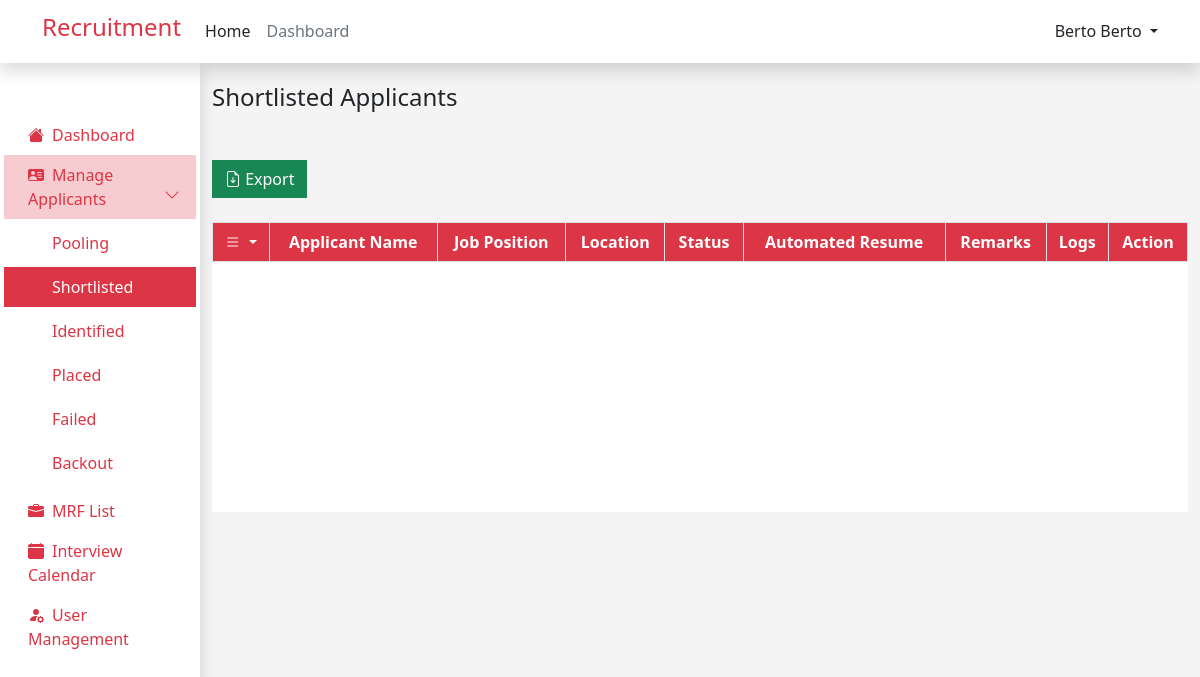
Page /admin/shortlisted_applicant.php (signed in) on the earlier database version.
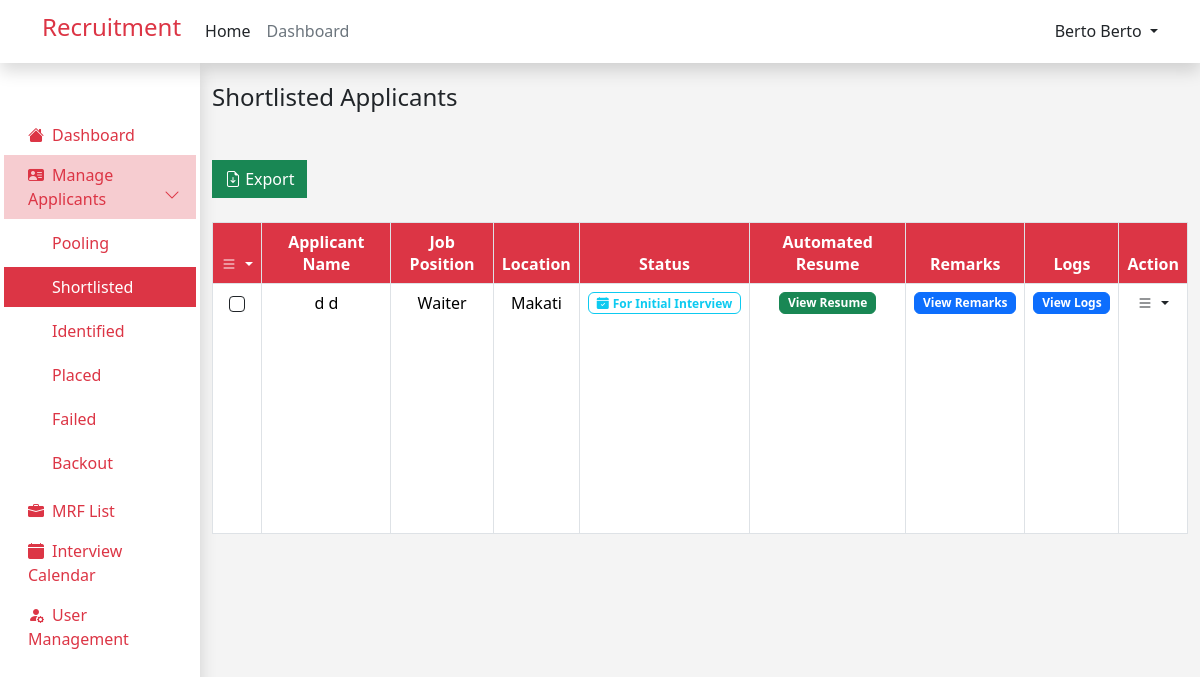
Same page on the later database version.
### tables this page shows
CREATE TABLE `job_applicants` (
  `id` int(12) NOT NULL,
  `user_id` int(12) NOT NULL,
  `job_id` int(12) NOT NULL,
  `application_status` varchar(255) NOT NULL,
  `interview_date` datetime DEFAULT NULL,
  `remark` text NOT NULL,
  `employee_id` int(11) NOT NULL
);

CREATE TABLE `user` (
  `id` int(11) NOT NULL,
  `first_name` varchar(255) NOT NULL,
  `last_name` varchar(255) NOT NULL,
  `email` varchar(255) NOT NULL,
  `password` varchar(255) NOT NULL,
  `role` varchar(255) NOT NULL,
  `resume` varchar(255) NOT NULL,
  `branch` varchar(255) NOT NULL,
  `industry_access` varchar(255) NOT NULL,
  `verify_token` varchar(255) NOT NULL,
  `verify_status` tinyint(2) NOT NULL DEFAULT 0 COMMENT '0=not verified, 1=verified'
);

CREATE TABLE `mrfs` (
  `id` int(11) NOT NULL,
  `industry` varchar(255) NOT NULL,
  `mrf_status` varchar(255) NOT NULL,
  `closed_date` date NOT NULL,
  `request_date` date NOT NULL DEFAULT current_timestamp(),
  `client` varchar(255) NOT NULL,
  `location` varchar(255) NOT NULL,
  `aging_days` varchar(255) NOT NULL,
  `mrf_number` varchar(255) NOT NULL,
  `new_request` varchar(255) NOT NULL,
  `head_count` int(11) NOT NULL,
  `job_position` varchar(255) NOT NULL,
  `contract_type` varchar(255) NOT NULL,
  `classification` varchar(255) NOT NULL,
  `placed` int(11) NOT NULL,
  `variance` int(11) NOT NULL,
  `cancel` int(11) NOT NULL,
  `job_description` text NOT NULL,
  `qualification` text NOT NULL,
  `remarks` text NOT NULL
);

### components/applicants_table.php (the view, shortened to what this page needs)
<link rel="stylesheet" href="https://cdn.datatables.net/2.0.3/css/dataTables.dataTables.min.css">
<tbody style="height: 250px;">
    <?php
    while ($row = mysqli_fetch_assoc($result)) {
        ?>
        <tr>
            <td class="text-center">
                <div class="form-check d-flex justify-content-center ">
                    <input class="form-check-input  border border-1 border-dark" type="checkbox" name="checkbox_value[]"
                        value="<?php echo $row['id']; ?>">
                </div>
            </td>
            <td>
                <?php echo $row['first_name'] . ' ' . $row['last_name']; ?>
            </td>
            <td>
                <?php
                if ($row['application_status'] == 'Pooling') {
                    ?>
                    <button type="button" class="btn btn-primary badge" data-bs-toggle="modal" data-bs-target="#viewMRFModal"
                        data-applicantId="<?php echo $row['id']; ?>">
                        Select MRF List
                    </button>
                    <?php
                } else {
                    echo $row['job_position'];
                }
                ?>
            </td>
            <td>
                <?php
                if ($row['application_status'] !== 'Pooling') {
                    echo $row['location'];
                }
                ?>
            </td>
            <td>
                <?php
                $status = $row['application_status'];
                switch ($status) {
                        ?>
                        <?php
                    case 'For Initial Interview':
                        ?>
                        <span class=" badge badge border border-info text-info ">
                            <i class="bi bi-calendar-check-fill me-1"></i>For Initial Interview
                        </span>
                        <?php
                        break;
                        ?>
                        <?php
                }
                ?>
            </td>
            <td>
                <button type="button" class="btn btn-success badge " data-bs-toggle="modal"
                    data-bs-target="#viewResumeModal<?php echo $row['id']; ?>">
                    View Resume
                </button>
            </td>
            <td>
                <button type="button" class="btn btn-primary badge " data-bs-toggle="modal"
                    data-bs-target="#viewRemarksModal<?php echo $row['id']; ?>">
                    View Remarks
                </button>
            </td>
            <td>
                <button type="button" class="btn btn-primary badge " data-bs-toggle="modal"
                    data-bs-target="#viewLogsModal<?php echo $row['id']; ?>">
                    View Logs
                </button>
            </td>
            <td>
                <div class="dropdown">
                    <a href="#" class="link-danger text-decoration-none dropdown-toggle text-dark" id="dropdownUser2"
                        data-bs-toggle="dropdown" aria-expanded="false">
                        <i class="bi bi-list"></i>
                    </a>
                </div>
            </td>
        </tr>
        <?php
    }
    ?>
</tbody>

Differences in the rows shown:
now on this page (row edited): job_applicants: user.first_name "d", user.last_name "d", mrfs.job_position "Waiter", mrfs.location "Makati", shows "For Initial Interview"
